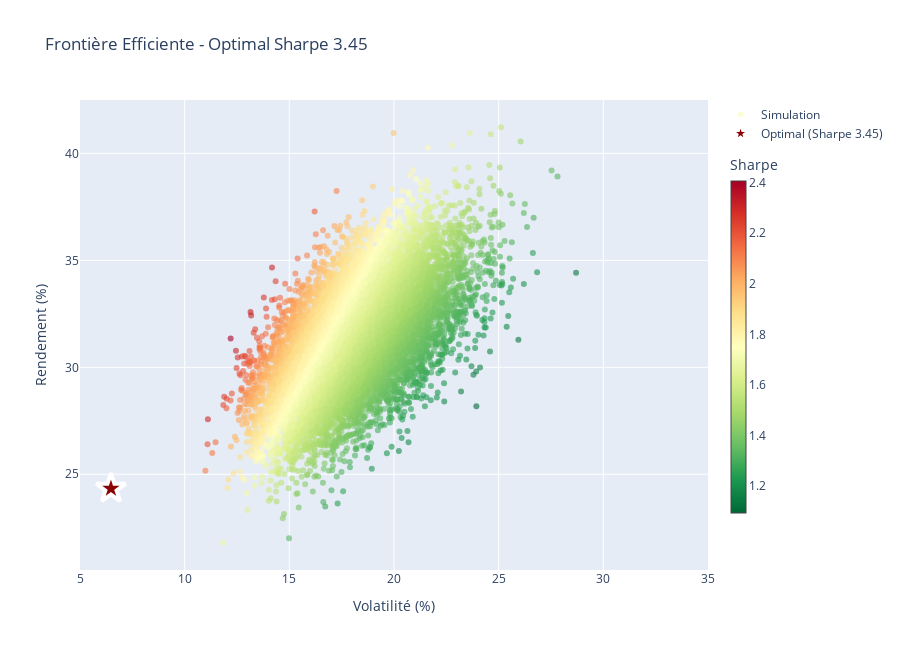

The cell this chart's notebook holds for it:
### Markdown cell above
The objective is to simulate 10 000 different portfolio allocations to make sure that our optimal calculus made with scipy is good
We will be ploting the Return = f(Volatility) curve and make sure there is no random portfolio allocation that beats the sharpe ratio we got right before

### Code cell
# Monte Carlo (inchangé)
n_sim = 10000
results = np.zeros((3, n_sim))
np.random.seed(420)
for i in range(n_sim):
    weights = np.random.random(len(top_actifs))
    weights /= np.sum(weights)
    ret, vol = portfolio_performance(weights, log_returns[top_actifs])
    results[0,i] = ret
    results[1,i] = vol
    results[2,i] = (ret - 0.02) / vol

ret_opt, vol_opt = portfolio_performance(poids_optimaux, log_returns[top_actifs])
sharpe_opt = (ret_opt - 0.02) / vol_opt

# Visualisation SANS TEXTE FIXE
fig = go.Figure()

# Nuage
fig.add_trace(go.Scatter(
    x=results[1,:]*100, y=results[0,:]*100,
    mode='markers',
    marker=dict(size=6, opacity=0.6, color=results[2,:], 
                colorscale='RdYlGn_r',
                colorbar=dict(title="Sharpe", 
                              thickness=15,      # ← Plus fine (de 25→15)
                              len=0.8,           # ← Plus courte (de 0.8→0.6)
                              y=0.5,)),
    hovertemplate="<b>Simu Monte Carlo</b><br>" +
                  "Vol: %{x:.1f}%<br>" +
                  "Rendement: %{y:.1f}%<br>" +
                  "<b>Sharpe: %{marker.color:.2f}</b><extra></extra>",
    
    name="Simulation"
))

# ÉTOILE UNIQUEMENT (hover auto)
fig.add_trace(go.Scatter(
    x=[vol_opt*100], y=[ret_opt*100],
    mode='markers',
    marker=dict(size=22, color='darkred', symbol='star', 
                line=dict(color='white', width=4)),
    name=f"Optimal (Sharpe {sharpe_opt:.2f})",
    hovertemplate="<b> OPTIMAL MARKOWITZ</b><br>" +
                  "Sharpe: %{text:.2f}<br>Vol: %{x:.1f}%<br>Ret: %{y:.1f}%<extra></extra>",
    text=[sharpe_opt]
))


fig.update_layout(
    title=f"Frontière Efficiente - Optimal Sharpe {sharpe_opt:.2f}",
    xaxis_title="Volatilité (%)", xaxis_range=[5, 35],
    yaxis_title="Rendement (%)",
    height=650, showlegend=True,
    hovermode="closest"
)
fig.show()

### Figure 1 — Plotly figure (JSON) as saved in the notebook; plotly's stock layout.template omitted (floating-point values rounded to 4 significant figures; data arrays with more than 128 entries replaced by an {"elided": "..."} marker saying what was removed)
{"data": [{"hovertemplate": "<b>Simu Monte Carlo</b><br>Vol: %{x:.1f}%<br>Rendement: %{y:.1f}%<br><b>Sharpe: %{marker.color:.2f}</b><extra></extra>", "marker": {"color": {"elided": "10000 float values"}, "colorbar": {"len": 0.8, "thickness": 15, "title": {"text": "Sharpe"}, "y": 0.5}, "colorscale": [[0, "rgb(0,104,55)"], [0.1, "rgb(26,152,80)"], [0.2, "rgb(102,189,99)"], [0.3, "rgb(166,217,106)"], [0.4, "rgb(217,239,139)"], [0.5, "rgb(255,255,191)"], [0.6, "rgb(254,224,139)"], [0.7, "rgb(253,174,97)"], [0.8, "rgb(244,109,67)"], [0.9, "rgb(215,48,39)"], [1, "rgb(165,0,38)"]], "opacity": 0.6, "size": 6}, "mode": "markers", "name": "Simulation", "type": "scatter", "x": {"elided": "10000 float values"}, "y": {"elided": "10000 float values"}}, {"hovertemplate": "<b> OPTIMAL MARKOWITZ</b><br>Sharpe: %{text:.2f}<br>Vol: %{x:.1f}%<br>Ret: %{y:.1f}%<extra></extra>", "marker": {"color": "darkred", "line": {"color": "white", "width": 4}, "size": 22, "symbol": "star"}, "mode": "markers", "name": "Optimal (Sharpe 3.45)", "text": ["3.446881031479972"], "type": "scatter", "x": [6.478], "y": [24.33]}], "layout": {"height": 650, "hovermode": "closest", "showlegend": true, "title": {"text": "Frontière Efficiente - Optimal Sharpe 3.45"}, "xaxis": {"range": [5, 35], "title": {"text": "Volatilité (%)"}}, "yaxis": {"title": {"text": "Rendement (%)"}}}}
